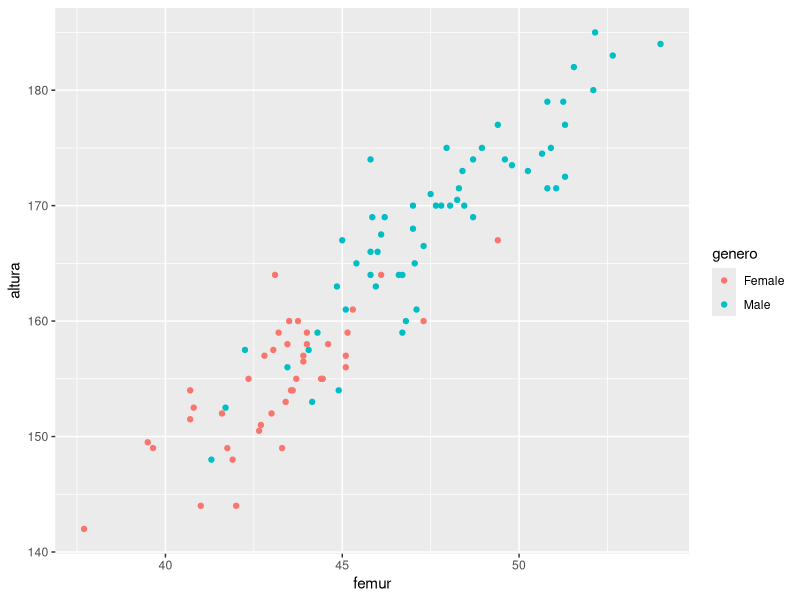
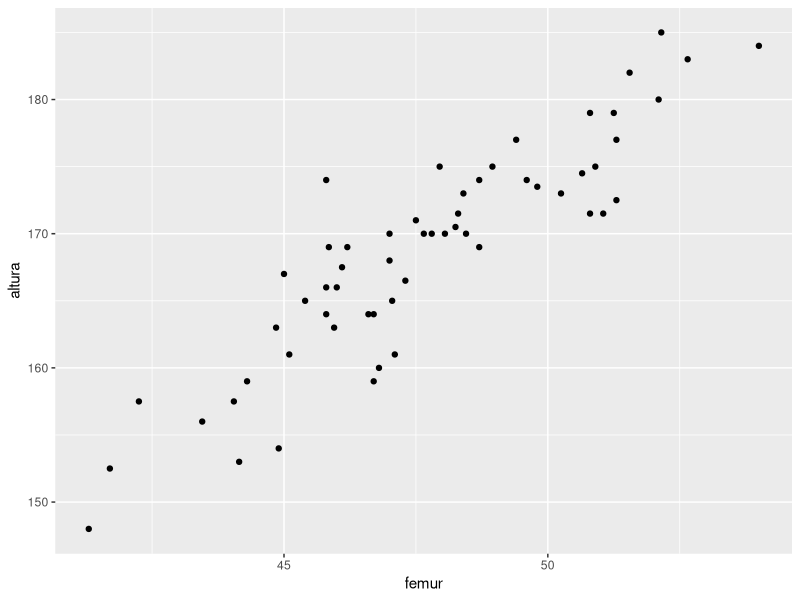

These figures' R source, in order:
# Nesta aula vamos começar a estudar correlação.
# O conjunto traz o comprimento do fêmur e a altura de 99 pessoas,
# medidos em centímetros. Cada linha corresponde a uma pessoa;
# portanto, o fêmur e a altura de uma mesma linha formam um par de medidas.
# Pergunta: conhecendo só o fêmur, dá para dizer a altura de uma pessoa?

# Carrega os pacotes usados para construir gráficos e filtrar os dados.
library(ggplot2)
library(dplyr)

# Importando o arquivo
femur <- read.csv(file = "femur.csv", header = TRUE)

# O diagrama de dispersão apresenta a relação entre fêmur e altura.
# Cada ponto representa uma pessoa: sua posição horizontal indica o
# comprimento do fêmur e sua posição vertical indica a altura.
# aes() associa as colunas aos eixos e à cor dos pontos.
# colour = genero permite identificar os grupos Male e Female.
# geom_point() desenha os pontos; o sinal + acrescenta essa camada ao gráfico.
ggplot(data = femur, aes(x = femur, y = altura, colour = genero)) +
  geom_point()

# O que dá para dizer? Observe a direção, a forma e a força da relação.
# Direção: fêmures maiores tendem a acompanhar alturas maiores (positiva).
# Forma: os pontos seguem uma tendência aproximadamente linear.
# Força: quanto mais próximos de uma reta, mais forte a relação linear.
# Observe também se há pontos afastados da tendência e diferenças entre grupos.
# A tendência não significa que um comprimento de fêmur determine uma altura
# exata: pessoas com fêmures semelhantes podem ter alturas diferentes.

# separando os dados para examinar a relação dentro de cada grupo.

homens <- femur |>
  filter(genero == "Male")

mulheres <- femur |>
  filter(genero == "Female")

# Mostrando apenas os homens, usando as mesmas variáveis nos eixos.

ggplot(data = homens, aes(x = femur, y = altura)) +
  geom_point()

# Calcula o coeficiente de correlação de Pearson (método padrão de cor()).
# O símbolo $ seleciona uma coluna: homens$femur contém os comprimentos
# dos fêmures, e homens$altura contém as alturas das mesmas pessoas.
# A correlação usa esses pares de medidas e resume a direção e a força
# da relação linear em um número r entre -1 e 1, sem unidade de medida.
cor(homens$femur, homens$altura)

# Nesta base, o resultado para os homens é aproximadamente 0,901.
# O sinal positivo indica que as duas medidas tendem a crescer juntas.
# O valor próximo de 1 indica uma relação linear forte neste conjunto.
# Esse número não significa 90,1% de acerto, nem informa quantos centímetros
# de altura correspondem a cada centímetro de fêmur.
# Valores próximos de -1 indicam relação linear negativa forte;
# valores próximos de 0 indicam pouca ou nenhuma relação linear,
# mas ainda pode existir uma relação de outra forma, como uma curva.
# Por isso, devemos olhar o gráfico antes de interpretar a correlação.
# Pontos atípicos podem alterar bastante o resultado, e correlação não
# demonstra uma relação de causa e efeito.

# Para estudar: faça o gráfico das mulheres e calcule a correlação entre
# mulheres$femur e mulheres$altura. Em qual grupo a relação linear é mais forte?
# A correlação ajuda a avaliar se o fêmur pode ser útil para prever a altura.
# Para obter uma previsão numérica de altura, precisamos de um modelo,
# como a regressão linear, assunto das próximas aulas.
